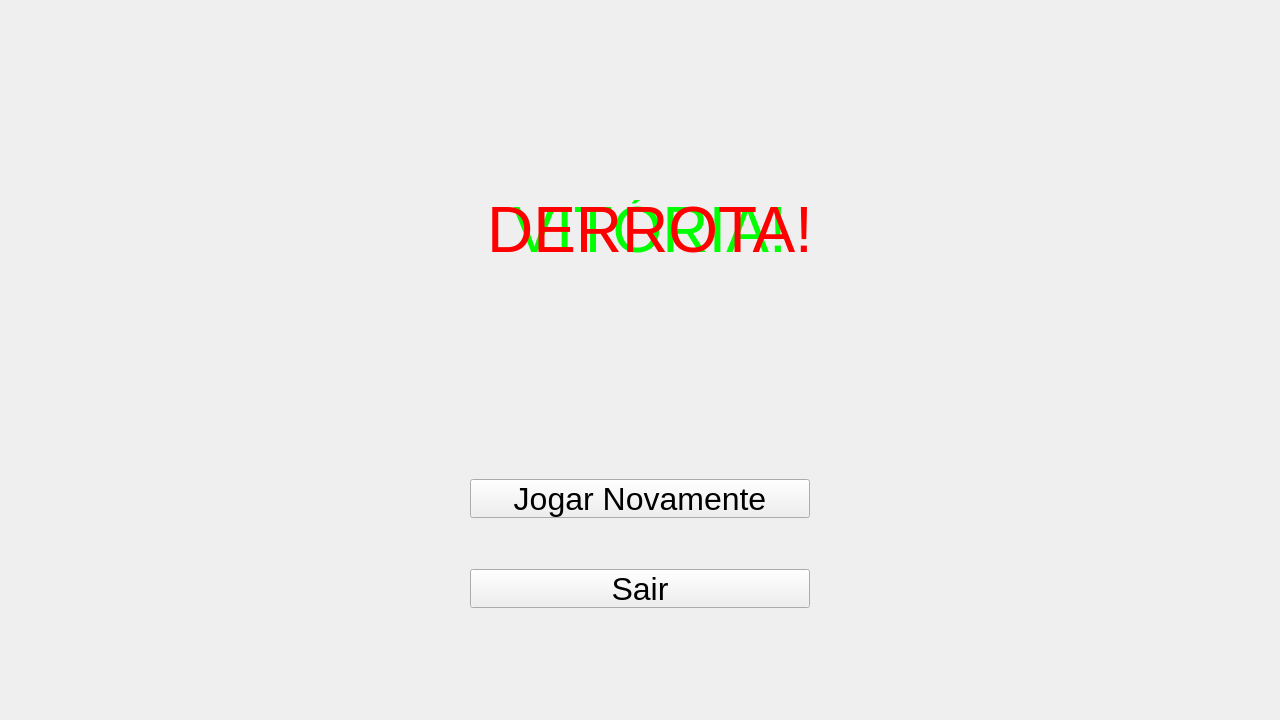
<ui version="4.0">
<class>FinalWindow</class>
<widget class="QWidget" name="FinalWindow">
<property name="geometry">
<rect>
<x>0</x>
<y>0</y>
<width>1280</width>
<height>720</height>
</rect>
</property>
<property name="windowTitle">
<string>Space Invaders - Fim de Jogo</string>
</property>
<property name="styleSheet">
<string notr="true"/>
</property>
<widget class="QWidget" name="finalPane" native="true">
<property name="geometry">
<rect>
<x>0</x>
<y>0</y>
<width>1280</width>
<height>720</height>
</rect>
</property>
<property name="styleSheet">
<string notr="true">#finalPane {
background-image: url("sprites/background.png");
background-position: center;
}</string>
</property>
<widget class="QLabel" name="labelVitoria">
<property name="geometry">
<rect>
<x>350</x>
<y>200</y>
<width>600</width>
<height>60</height>
</rect>
</property>
<property name="font">
<font>
<pointsize>48</pointsize>
</font>
</property>
<property name="styleSheet">
<string notr="true">color: #00FF00;</string>
</property>
<property name="text">
<string>VITÓRIA!</string>
</property>
<property name="alignment">
<set>Qt::AlignCenter</set>
</property>
</widget>
<widget class="QLabel" name="labelDerrota">
<property name="geometry">
<rect>
<x>350</x>
<y>200</y>
<width>600</width>
<height>60</height>
</rect>
</property>
<property name="font">
<font>
<pointsize>48</pointsize>
</font>
</property>
<property name="styleSheet">
<string notr="true">color: #FF0000;</string>
</property>
<property name="text">
<string>DERROTA!</string>
</property>
<property name="alignment">
<set>Qt::AlignCenter</set>
</property>
</widget>
<widget class="QPushButton" name="playAgainButton">
<property name="geometry">
<rect>
<x>470</x>
<y>479</y>
<width>340</width>
<height>39</height>
</rect>
</property>
<property name="font">
<font>
<pointsize>24</pointsize>
</font>
</property>
<property name="text">
<string>Jogar Novamente</string>
</property>
</widget>
<widget class="QPushButton" name="exitButton">
<property name="geometry">
<rect>
<x>470</x>
<y>569</y>
<width>340</width>
<height>39</height>
</rect>
</property>
<property name="font">
<font>
<pointsize>24</pointsize>
</font>
</property>
<property name="text">
<string>Sair</string>
</property>
</widget>
</widget>
</widget>
<resources/>
<connections/>
</ui>
